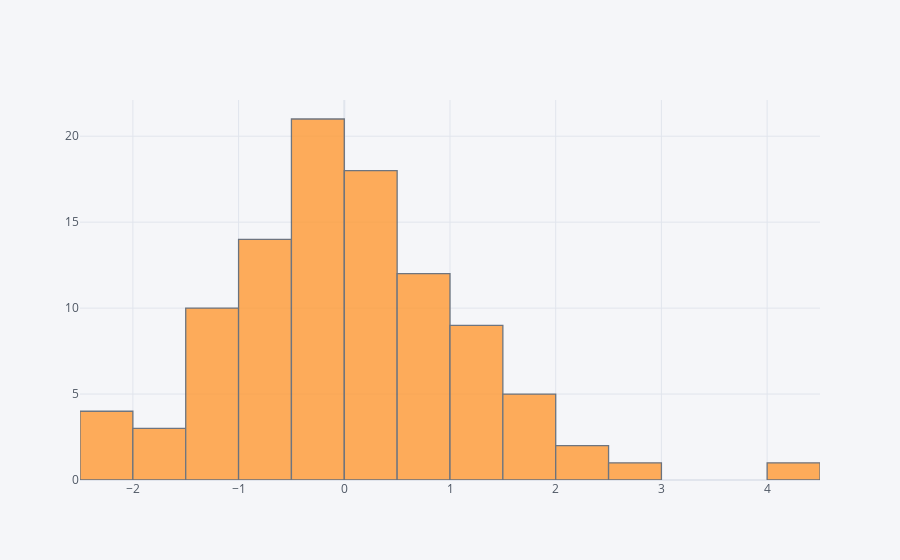

This figure's notebook cell:
### Markdown cell above
## Histogram

### Code cell
df['A'].iplot(kind = 'hist', bins = 25)

### Figure 1 — Plotly figure (JSON) as saved in the notebook; plotly's stock layout.template omitted (floating-point values rounded to 4 significant figures)
{"data": [{"histfunc": "count", "histnorm": "", "marker": {"color": "rgba(255, 153, 51, 1.0)", "line": {"color": "#4D5663", "width": 1.3}}, "name": "A", "nbinsx": 25, "opacity": 0.8, "orientation": "v", "type": "histogram", "x": [0.7578, 0.6707, -1.787, 0.5603, 1.209, -0.07721, -0.6006, -0.2055, 0.1445, -0.6194, 0.29, 1.334, 1.278, 0.6942, -0.4768, -1.395, -0.8309, -0.1909, -0.359, -2.02, 0.4449, 0.2042, 0.5392, -0.269, -0.8563, 0.3391, -0.7792, -0.02084, -0.03345, -1.39, 0.3608, -2.285, -0.1318, -0.2578, 0.02796, 1.681, -0.6221, -1.192, -2.136, -0.2969, 0.6468, -0.7888, -0.9093, -0.6953, -0.2398, -0.3453, 1.449, 0.3247, 0.9359, 2.659, -0.3233, 4.034, -0.8206, -1.136, -0.2111, 0.3305, -2.288, 0.151, 0.5631, 0.04005, 0.732, 2.022, -1.11, 1.816, 0.2354, -0.2994, 1.782, 0.5886, 0.3249, 0.2297, 1.03, 0.3114, -0.6738, -1.429, 1.033, 1.079, -1.093, -0.268, 1.284, -1.192, -0.1146, 0.5612, -1.95, -0.6754, -0.1713, 2.37, 0.2072, 0.3657, -0.7905, 0.02624, -1.905, 1.574, 1.34, -0.484, -1.181, 1.663, -1.022, -0.6949, 0.9286, -0.2926]}], "layout": {"barmode": "overlay", "legend": {"bgcolor": "#F5F6F9", "font": {"color": "#4D5663"}}, "paper_bgcolor": "#F5F6F9", "plot_bgcolor": "#F5F6F9", "title": {"font": {"color": "#4D5663"}}, "xaxis": {"gridcolor": "#E1E5ED", "showgrid": true, "tickfont": {"color": "#4D5663"}, "title": {"font": {"color": "#4D5663"}, "text": ""}, "zerolinecolor": "#E1E5ED"}, "yaxis": {"gridcolor": "#E1E5ED", "showgrid": true, "tickfont": {"color": "#4D5663"}, "title": {"font": {"color": "#4D5663"}, "text": ""}, "zerolinecolor": "#E1E5ED"}}}
